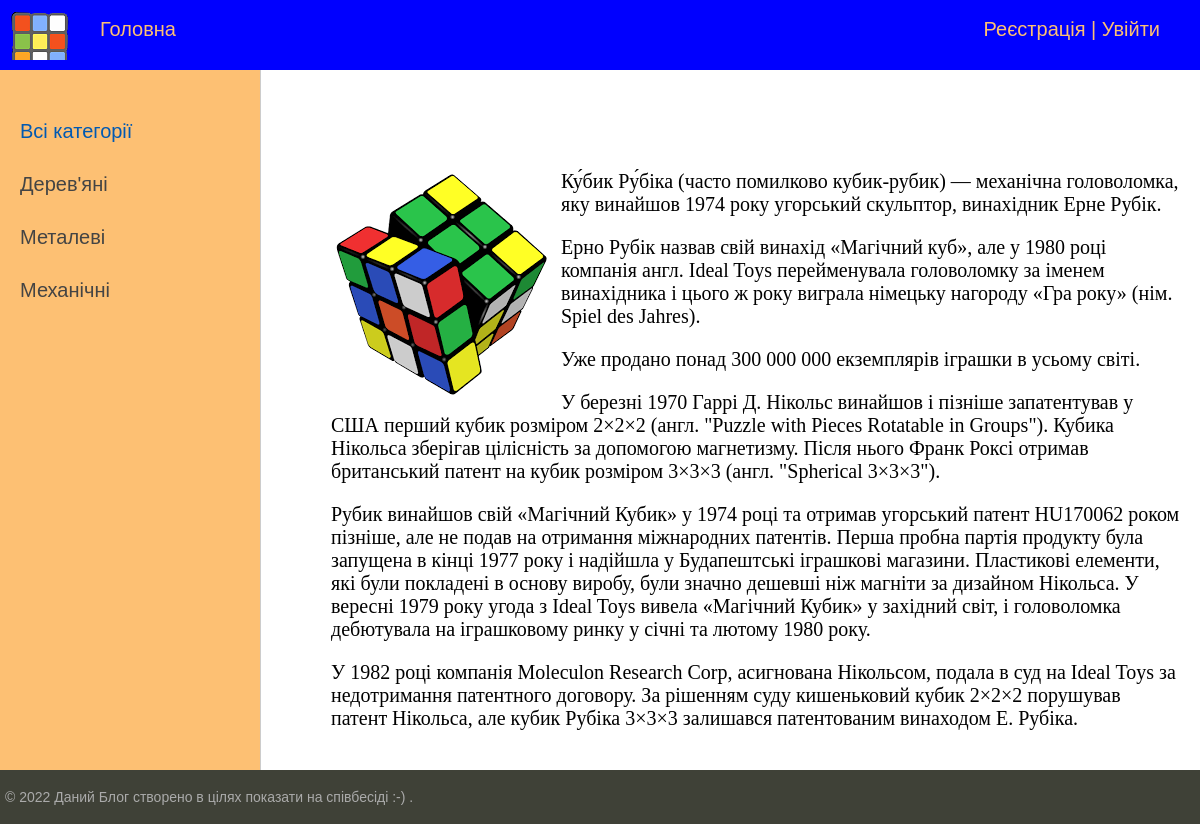
The app's page /article/kubik-rubika/ with its own data.
### blog/models.py (models this page shows, shortened)
class Category(models.Model):
    name = models.CharField(max_length=50, db_index=True, verbose_name="Категорія")
    slug = models.SlugField(max_length=255, unique=True, db_index=True, verbose_name="URL")
    def get_absolute_url(self):
        return reverse('category', kwargs={'category_slug': self.slug})
    class Meta:
        verbose_name = 'Категорія'
        verbose_name_plural = 'Категорії'
        ordering = ['id']

class Puzzle(models.Model):
    name = models.CharField(max_length=255, verbose_name="Назва")
    slug = models.SlugField(max_length=255, unique=True, db_index=True, verbose_name="URL")
    content = models.TextField(blank=True, verbose_name="Опис")
    photo = models.ImageField(upload_to="photos", verbose_name="Фото")
    time_update = models.DateTimeField(auto_now=True, verbose_name="Час останньої зміни")
    is_published = models.BooleanField(default=True, verbose_name="Опубліковано")
    category = models.ForeignKey('Category', on_delete=models.PROTECT, verbose_name="Категорія")
    def __str__(self):
        return self.name
    class Meta:
        verbose_name = 'Головоломка'
        verbose_name_plural = 'Головоломки'
        ordering = ['id']

### blog/views.py (the view)
# urls.py: path('article/<slug:article_slug>/', ShowArticle.as_view(), name='article'),
class ShowArticle(DataMixin, DetailView):
    model = Puzzle
    template_name = 'blog/article.html'
    slug_url_kwarg = 'article_slug'
    context_object_name = 'article'
    def get_context_data(self, *, object_list=None, **kwargs):
        context = super().get_context_data(**kwargs)
        c_def = self.get_user_context(title=context['article'])
        return dict(list(context.items()) + list(c_def.items()))

### blog/utils.py (called while the page is built)
    def get_user_context(self, **kwargs):
        context = kwargs
        categories = Category.objects.annotate(Count('puzzle'))
        user_menu = menu.copy()
        if not self.request.user.is_authenticated:
            user_menu.pop(1)
        context['menu'] = user_menu
        context['categories'] = categories
        if 'category_selected' not in context:
            context['category_selected'] = 0
        return context

### blog/templates/blog/article.html (shortened to what this page needs)
{% extends 'blog/base.html' %}
{% block content %}
{% if article.photo %}
<p><img class="img-article-left" src="{{article.photo.url}}"></p>
{% endif %}
{{article.content|linebreaks}}
{% endblock %}

### blog/templates/blog/base.html (shortened to what this page needs)
{% load static %}
{% load my_tags %}
<!DOCTYPE html>
<html>
<head>
	<link type="text/css" href="{% static 'blog/css/styles.css' %}" rel="stylesheet" />
</head>
<body>
<table class="table-page" border=0 cellpadding="0" cellspacing="0">
<tr><td valign=top>
{% block mainmenu %}
		<div class="header">
			<ul id="mainmenu" class="mainmenu">
			<li class="logo"><a href="{% url 'home' %}"><div class="logo"></div></a></li>
{% for m in menu %}
			<li><a href="{% url m.url_name %}">{{m.title}}</a></li>
{% endfor %}
				{% if request.user.is_authenticated %}
				<li class="last"> {{user.username}} | <a href="{% url 'logout' %}">Вийти</a></li>
				{% else %}
				<li class="last"><a href="{% url 'register' %}">Реєстрація</a> | <a href="{% url 'login' %}">Увійти</a></li>
				{% endif %}
			</ul>
		</div>
{% endblock mainmenu %}
<table class="table-content" border=0 cellpadding="0" cellspacing="0">
<tr>
	<td valign="top" class="left-chapters">
	<ul id="leftchapters">
{% if category_selected == 0 %}
		<li class="selected">Всі категорії</li>
{% else %}
		<li><a href="{% url 'home' %}">Всі категорії</a></li>
{% endif %}
{% for c in categories %}
{% if c.puzzle__count > 0 %}
	{% if c.pk == category_selected %}
		<li class="selected">{{c.name}}</li>
	{% else %}
		<li><a href="{{ c.get_absolute_url }}">{{c.name}}</a></li>
	{% endif %}
{% endif %}
{% endfor %}
	</ul>
</td>
<td valign="top" class="content">
	<div class="content-text">
{% block content %}
{% endblock %}
	</div>
</td></tr></table>
</td></tr>
<tr><td valign=top>
	<div id="footer">
		<p>&copy; 2022 Даний Блог створено в цілях показати на співбесіді :-) .</p>
	</div>
</td></tr></table>
</body>
</html>

### blog/static/blog/css/styles.css (style rules this page uses)
html, body { font-family: 'Arial'; margin: 0; padding: 0; height: 100%; width: 100%; color: #444; }
a { color: #0059b2; text-decoration: none; }
img { max-width: 600px; height: auto; }
img.img-article-left { max-width: 300px; height: auto; float: left; padding: 0 10px 10px 0; }
.table-page { width: 100%; height: 100%; vertical-align: top; }
.table-page tr { height: 100%; }
.header { background: #0000FF; height: 70px; }
.logo { background: url('../images/3.png') no-repeat 5px 5px; width: 70px; height: 73px; }
ul.mainmenu { list-style: none; margin: 0; padding: 0; height: 60px; color: #fdc073; font-size: 20px; overflow: hidden; }
ul.mainmenu li { float: left; margin: 18px 40px 0 30px; }
ul.mainmenu li.logo { margin: 0; }
ul.mainmenu li.last { float: right; }
ul.mainmenu li a { color: #fdc073; text-decoration: none; }
.table-content { width: 100%; min-height: 100%; height: 100%; }
.left-chapters { margin: 0; background: #fdc073; border-right: 1px solid #ccc; min-height: 100%; }
.left-chapters ul { width: 230px; min-height: 100%; margin: 0; padding: 20px 10px 10px 20px; list-style: none; font-size: 20px; }
.left-chapters ul li { margin: 30px 0 0 0; color: #999; }
.left-chapters ul li.selected { color: #0059b2; }
.left-chapters ul li a { color: #444; text-decoration: none; }
.content { padding: 40px 20px 20px 40px; width: 100%; box-sizing: border-box; }
.content-text { margin: 60px 0 0 30px; color: #000; font-size: 20px; font-family: Yandex Sans Display Light; }
#footer { box-sizing: border-box; background: #3F4137; padding: 5px; color: #aaa; font-size: 14px; font-family: Verdana, Geneva, Arial, Helvetica; text-align: left; overflow: hidden; }

### records on screen
Category: name "Дерев'яні"
Category: name "Металеві"
Category: name "Механічні"
Puzzle: photo (picture), content "Ку́бик Ру́біка (часто помилково кубик-рубик) — механічна головоломка, яку винайшов 1974 року угорський скульптор, винахідник Ерне Рубік. Ерно Рубік назвав свій винахід «Магічний куб», але у 1980 році компанія англ. Ideal Toys перейменувала головоломку за іменем винахідника і цього ж року виграла німецьку нагороду «Гра року» (нім. Spiel des Jahres). Уже продано понад 300 000 000 екземплярів іграшки в усьому світі. У березні 1970 Гаррі Д. Нікольс винайшов і пізніше запатентував у США перший кубик розміром 2×2×2 (англ. \"Puzzle with Pieces Rotatable in Groups\"). Кубика Нікольса зберігав цілісність за допомогою магнетизму. Після нього Франк Роксі отримав британський патент на кубик розміром…"

### other values on screen
{{ m.title }} "Головна"
